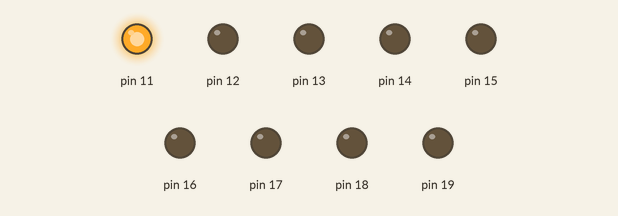
A sketch run on a simulated Arduino Uno, built with avr-gcc and run on an emulated ATmega328P. On the bench: output pins drawn as LEDs (lit = HIGH).

Above: at 0.05 s.
At 0.55 s:
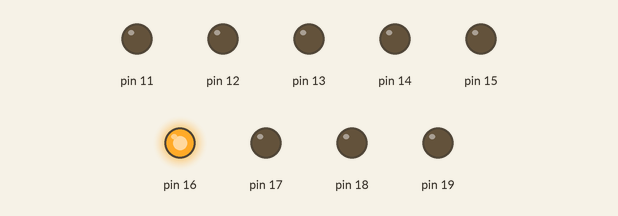
At 1.05 s:
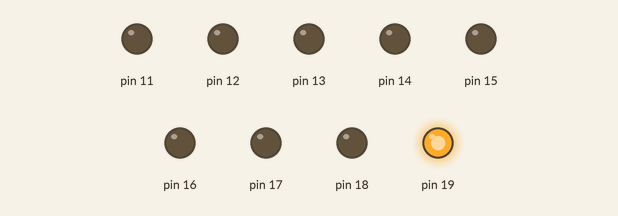
At 2.05 s:
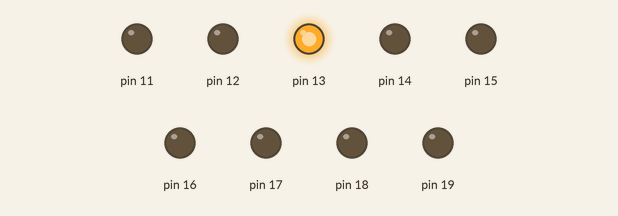
At 3.05 s:
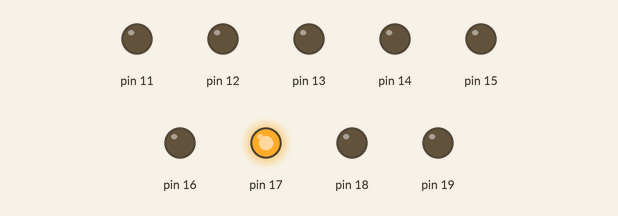
At 4.05 s:
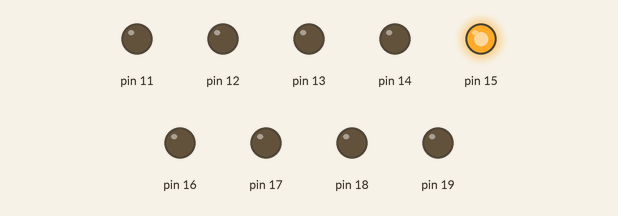
Timing chart, 0 to 4.3 s (numbered marks = the images above):
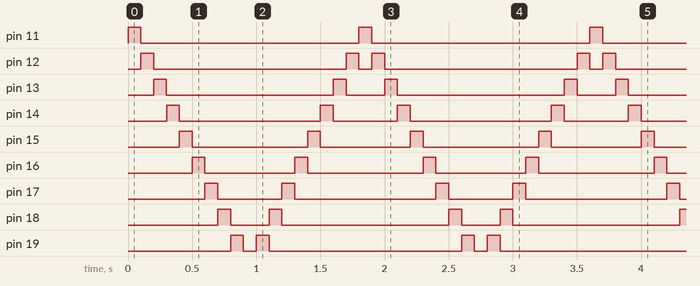

The sketch:

240319_EUN_V1.ino
```cpp
void setup() {


int i;

for(i = 11; i < 21; i++){
  pinMode(i, OUTPUT);
}

  /* pinMode(11, OUTPUT);
  pinMode(12, OUTPUT);
  pinMode(13, OUTPUT);
  pinMode(14, OUTPUT);
  pinMode(15, OUTPUT);
  pinMode(16, OUTPUT);
  pinMode(17, OUTPUT);
  pinMode(18, OUTPUT);
  pinMode(19, OUTPUT);
  pinMode(20, OUTPUT); */

}


void loop() {

int a;

for(a = 11; a < 21; a++){
  digitalWrite(a, HIGH);
   delay(100);
  digitalWrite(a, LOW);
}

int j;

for(j = 19; j > 11; j--){
  digitalWrite(j, HIGH);
   delay(100);
  digitalWrite(j, LOW);
}

 /* digitalWrite(11, HIGH);
   delay(300);
 digitalWrite(11, LOW);

  digitalWrite(12, HIGH);
   delay(300);
 digitalWrite(12, LOW);

    digitalWrite(13, HIGH);
   delay(300);
 digitalWrite(13, LOW);

 digitalWrite(14, HIGH);
   delay(300);
 digitalWrite(14, LOW);

 digitalWrite(15, HIGH);
   delay(300);
 digitalWrite(15, LOW);

digitalWrite(16, HIGH);
   delay(300);
 digitalWrite(16, LOW);

 digitalWrite(17, HIGH);
   delay(300);
 digitalWrite(17, LOW);

 digitalWrite(18, HIGH);
   delay(300);
 digitalWrite(18, LOW);

  digitalWrite(19, HIGH);
   delay(300);
 digitalWrite(19, LOW);

digitalWrite(20, HIGH);
   delay(300);
 digitalWrite(20, LOW);

  digitalWrite(19, HIGH);
   delay(300);
 digitalWrite(19, LOW);

 digitalWrite(18, HIGH);
   delay(300);
 digitalWrite(18, LOW);


 digitalWrite(17, HIGH);
   delay(300);
 digitalWrite(17, LOW);

digitalWrite(16, HIGH);
   delay(300);
 digitalWrite(16, LOW);

 digitalWrite(15, HIGH);
   delay(300);
 digitalWrite(15, LOW);

 digitalWrite(14, HIGH);
   delay(300);
 digitalWrite(14, LOW);

    digitalWrite(13, HIGH);
   delay(300);
 digitalWrite(13, LOW);

  digitalWrite(12, HIGH);
   delay(300);
 digitalWrite(12, LOW);

  digitalWrite(11, HIGH);
   delay(300);
 digitalWrite(11, LOW); */
}
```

Measured:
- by itself, pin 11: alternates HIGH for 0.10 s and LOW for 1.7 s
- by itself, pin 12: repeats every 1.8 s: LOW 1.5 s, HIGH 0.10 s, LOW 0.10 s, HIGH 0.10 s
- by itself, pin 13: repeats every 1.8 s: LOW 1.3 s, HIGH 0.10 s, LOW 0.30 s, HIGH 0.10 s
- by itself, pin 14: repeats every 1.8 s: LOW 1.1 s, HIGH 0.10 s, LOW 0.50 s, HIGH 0.10 s
- by itself, pin 15: repeats every 1.8 s: LOW 0.90 s, HIGH 0.10 s, LOW 0.70 s, HIGH 0.10 s
- by itself, pin 16: repeats every 1.8 s: LOW 0.70 s, HIGH 0.10 s, LOW 0.90 s, HIGH 0.10 s
- by itself, pin 17: repeats every 1.8 s: LOW 0.50 s, HIGH 0.10 s, LOW 1.1 s, HIGH 0.10 s
- by itself, pin 18: repeats every 1.8 s: LOW 0.30 s, HIGH 0.10 s, LOW 1.3 s, HIGH 0.10 s
